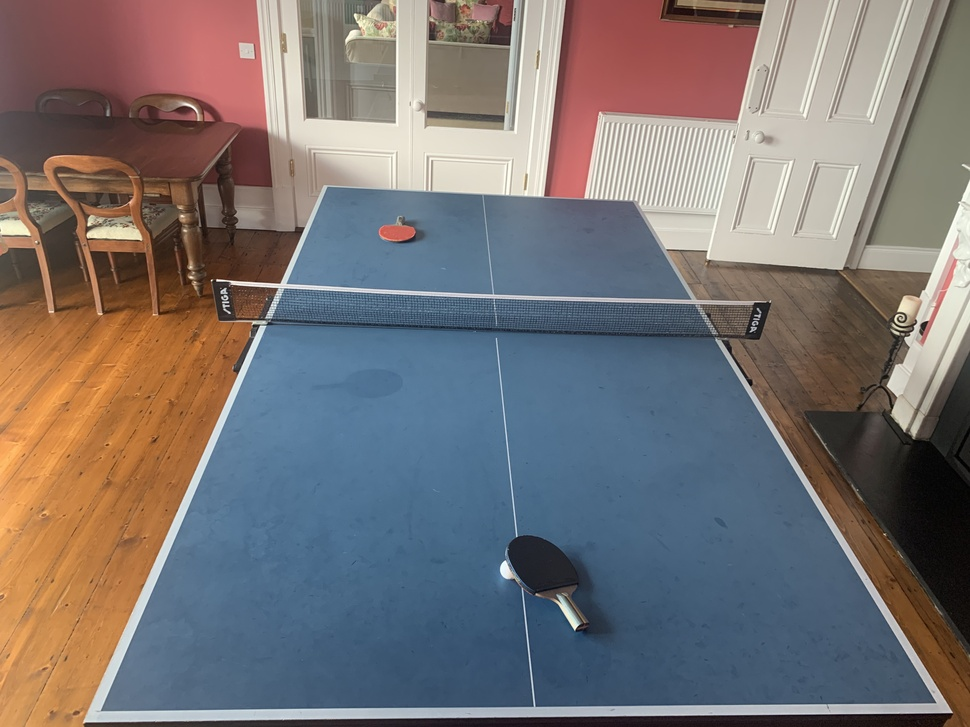
#> input picture python_vision_practise/Table4.jpg, 970 x 727 px, shrunk from 4032 x 3024 before the run; its folder holds only this picture in this run
$ python -i gpt4_part1.py   (imports and definitions only)
#> lines starting #> are read from the running program, lines starting #| are printed output that depends on the picture
import cv2
import numpy as np
import os
from matplotlib import pyplot as plt

# Define a function to calculate the center of the ball
def find_ball_center(image_path):
    # Read the image
#> called with image_path = 'python_vision_practise/Table4.jpg'
    image = cv2.imread(image_path)
#> image is the input picture: shape (727, 970, 3); mean B, G, R 114.8, 114.9, 120.7

    # Convert the image to grayscale
    gray_image = cv2.cvtColor(image, cv2.COLOR_BGR2GRAY)
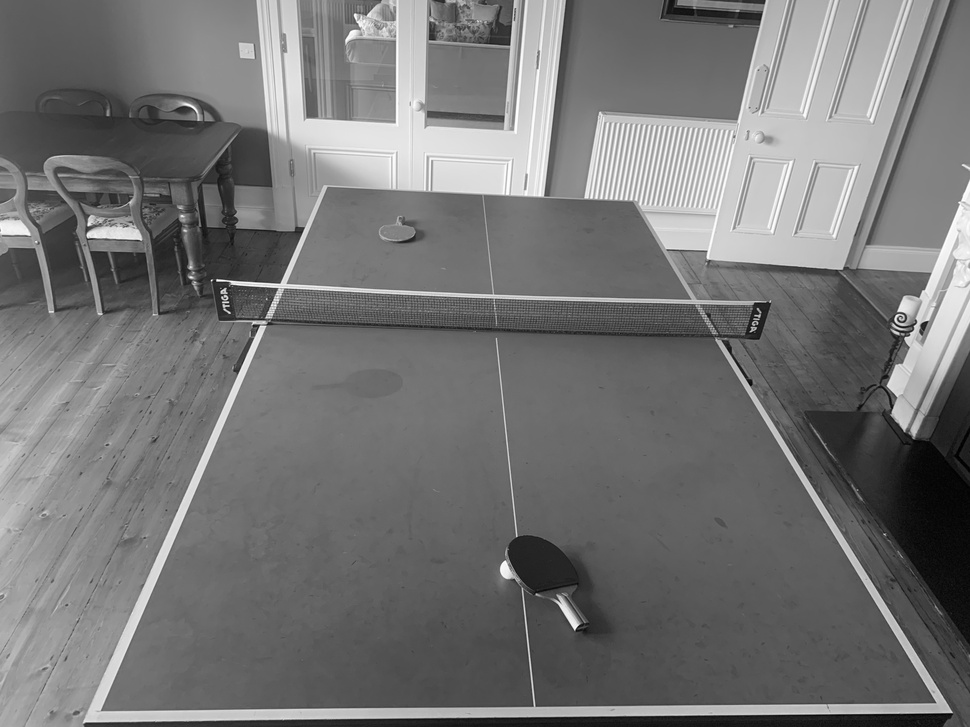
#> gray_image: shape (727, 970); min 0, max 254, mean 116.6

    # Apply Gaussian blur to the grayscale image
    blurred_image = cv2.GaussianBlur(gray_image, (15, 15), 0)
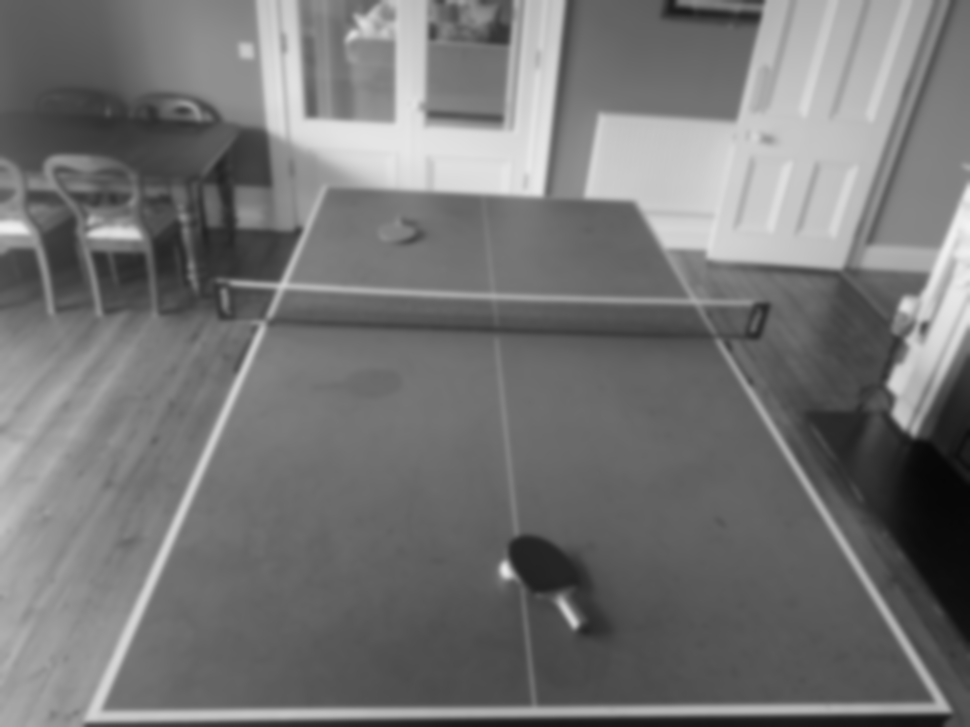
#> blurred_image: shape (727, 970); min 6, max 243, mean 116.7

    # Detect the circles in the image
    circles = cv2.HoughCircles(blurred_image, cv2.HOUGH_GRADIENT, 1, 20,
                               param1=50, param2=30, minRadius=0, maxRadius=0)
#> circles = 325 rows, first 8: [357.5, 673.5, 485.7], [606.5, 492.5, 378.9], [615.5, 62.5, 301.8], [671.5, 52.5, 245.3], [597.5, 14.5, 321.4], [712.5, 175.5, 166], [655.5, 77.5, 260.5], [595.5, 58.5, 315.1]

    # If at least one circle is detected
    if circles is not None:
        # Convert the (x, y) coordinates and radius of the circles to integers
        circles = np.round(circles[0, :]).astype("int")
#> circles = 325 rows, first 8: [358, 674, 486], [606, 492, 379], [616, 62, 302], [672, 52, 245], [598, 14, 321], [712, 176, 166], [656, 78, 260], [596, 58, 315]

        # Draw the circle in the output image, and a rectangle corresponding to the center of the circle
        for (x, y, r) in circles:
            cv2.circle(image, (x, y), r, (0, 255, 0), 4)
            cv2.rectangle(image, (x - 5, y - 5), (x + 5, y + 5), (0, 128, 255), -1)
#> this loop made 325 passes
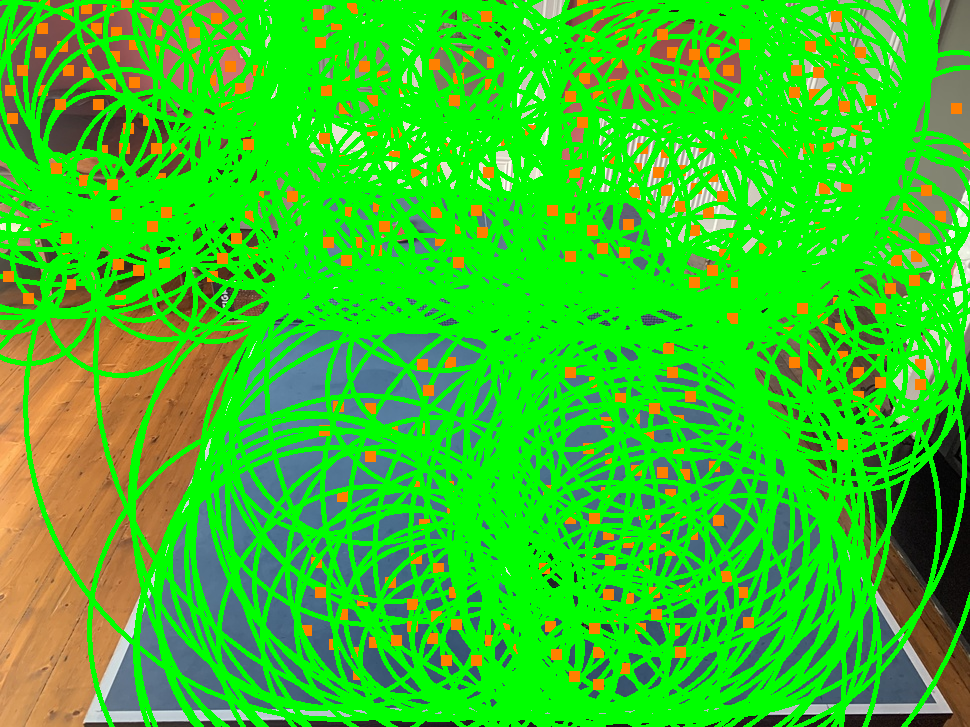
#> image: shape (727, 970, 3); mean B, G, R 34.3, 201.4, 51.2

        # Return the center of the first circle detected
        return (circles[0][0], circles[0][1])
    else:
        return None

# Path to the directory containing the images
image_dir_path = 'balls/'

# List all the image files in the directory
# [1 line that did not run here, left out]

# Initialize a dictionary to store the centers
ball_centers = {}

# Process each image file
# [7 lines not run here, left out]

>>> result = find_ball_center('python_vision_practise/Table4.jpg')
#> result = (358, 674)
